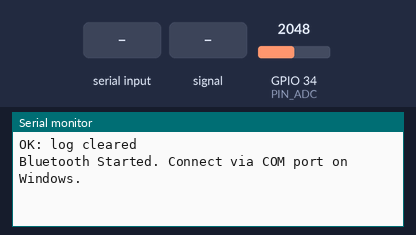
Bench run of a sketch on a simulated ESP32. On the bench: the last lines printed to the serial monitor. The inputs (shaded band) are chosen by the test bench; at power-on: GPIO 34 (PIN_ADC) = 2048 (analog values on the 0–4095 scale). Storage starts empty; nothing arrives over Bluetooth unless stated.

Above: at 1.2 s.
1.3 s: "START\n" received over the second serial link
At 2.4 s:
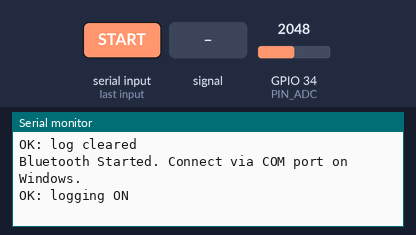
4.3 s: "STOP\n" received over the second serial link
At 4.5 s:
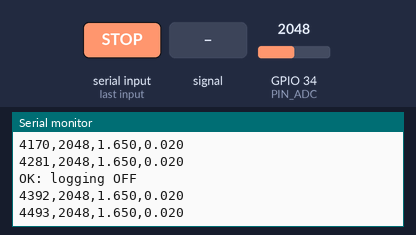
5.8 s: "DUMP\n" received over the second serial link
At 6.03 s:
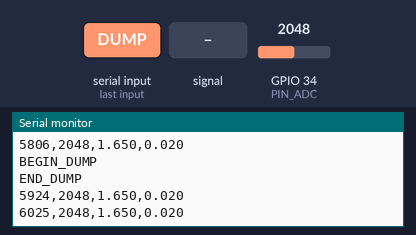
7.3 s: "90,45\n" received over the second serial link
At 7.85 s:
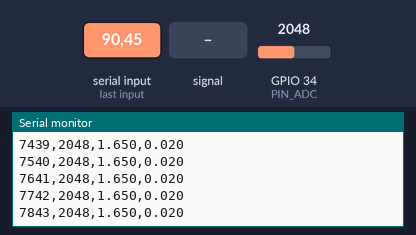
8.8 s: GPIO 34 (PIN_ADC) fed a 200 Hz sine of ±327 counts around its level
At 8.86 s:
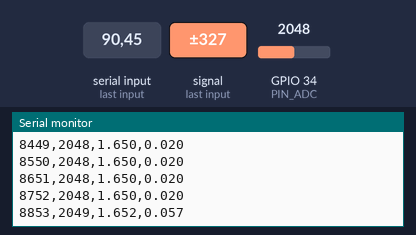
10.3 s: "SENS=90\n" received over the second serial link
At 10.47 s:
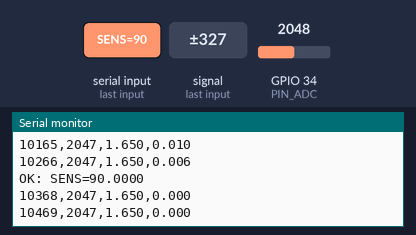
Timing chart, 0 to 12.8 s (numbered marks = the images above; inputs shaded):
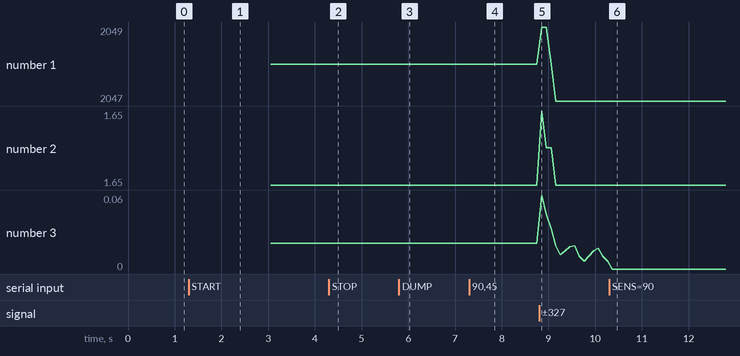

The sketch:

current_test.ino
```cpp
#include <Arduino.h>
#include "BluetoothSerial.h"
#include "SPIFFS.h"

BluetoothSerial SerialBT;

// ===== Hardware setup =====
static const int PIN_ADC = 34;
static const float VREF = 3.3f;
static const int ADC_MAX = 4095;

// ===== Sensor sensitivity =====
static float SENS_V_PER_A = 0.040f;   // 40 mV/A example
static const float ALPHA = 0.10f;     // Filter strength
static const uint32_t ZERO_CAL_MS = 3000;

// Logging
static const char* LOG_PATH = "/log.csv";
static bool logEnabled = true;
static uint32_t logIntervalMs = 100;
static uint32_t lastLogMs = 0;

float filteredRaw = 0;
float zeroRaw = 0;
bool zeroDone = false;
uint32_t t0 = 0;

int readAdcAveraged(int samples = 64) {
  long sum = 0;
  for (int i = 0; i < samples; i++) {
    sum += analogRead(PIN_ADC);
    delayMicroseconds(200);
  }
  return (int)(sum / samples);
}

float rawToVolt(float raw) {
  return (raw / (float)ADC_MAX) * VREF;
}

void btPrintln(const String& s) {
  Serial.println(s);
  if (SerialBT.connected()) { // Only send if a device is connected
    SerialBT.println(s);
  }
}

void appendLogLine(const String& line) {
  File f = SPIFFS.open(LOG_PATH, FILE_APPEND);
  if (!f) return;
  f.println(line);
  f.close();
}

void dumpLogToBT() {
  File f = SPIFFS.open(LOG_PATH, FILE_READ);
  if (!f) {
    btPrintln("ERR: no log file");
    return;
  }

  btPrintln("BEGIN_DUMP");
  while (f.available()) {
    String line = f.readStringUntil('\n');
    SerialBT.println(line);
    delay(5); // Increased delay for Windows buffer stability
  }
  f.close();
  btPrintln("END_DUMP");
}

void clearLog() {
  if (SPIFFS.exists(LOG_PATH)) SPIFFS.remove(LOG_PATH);
  File f = SPIFFS.open(LOG_PATH, FILE_WRITE);
  if (f) {
    f.println("ms,raw,v,currentA");
    f.close();
    btPrintln("OK: log cleared");
  } else {
    btPrintln("ERR: Failed to create log");
  }
}

void handleCommand(String cmd) {
  cmd.trim();
  cmd.toUpperCase();

  if (cmd == "START") { logEnabled = true; btPrintln("OK: logging ON"); }
  else if (cmd == "STOP") { logEnabled = false; btPrintln("OK: logging OFF"); }
  else if (cmd == "CLEAR") { clearLog(); }
  else if (cmd == "DUMP") { dumpLogToBT(); }
  else if (cmd.startsWith("SENS=")) {
    float v = cmd.substring(5).toFloat();
    if (v > 0.0001f) { SENS_V_PER_A = v; btPrintln("OK: SENS=" + String(SENS_V_PER_A, 4)); }
  } else if (cmd.startsWith("RATE=")) {
    int r = cmd.substring(5).toInt();
    if (r >= 20) { logIntervalMs = (uint32_t)r; btPrintln("OK: RATE=" + String(logIntervalMs)); }
  } else {
    btPrintln("CMD? Use: START|STOP|CLEAR|DUMP|SENS=0.040|RATE=100");
  }
}

void setup() {
  Serial.begin(115200);
  pinMode(PIN_ADC, INPUT); // Explicitly set pin mode

  analogReadResolution(12);
  analogSetPinAttenuation(PIN_ADC, ADC_11db);

  if (!SPIFFS.begin(true)) {
    Serial.println("SPIFFS mount failed");
  } else if (!SPIFFS.exists(LOG_PATH)) {
    clearLog();
  }

  // Bluetooth Device Name
  SerialBT.begin("ESP32_CurrentLogger");
  Serial.println("Bluetooth Started. Connect via COM port on Windows.");

  filteredRaw = readAdcAveraged(64);
  t0 = millis();
}

void loop() {
  // 1. Check for Bluetooth Commands
  if (SerialBT.available()) {
    String cmd = SerialBT.readStringUntil('\n');
    handleCommand(cmd);
  }

  // 2. Sampling and Filtering
  int raw = readAdcAveraged(64);
  filteredRaw = (1.0f - ALPHA) * filteredRaw + ALPHA * raw;

  // 3. Zero Calibration Logic
  if (!zeroDone) {
    zeroRaw = (zeroRaw * 0.95f) + (filteredRaw * 0.05f);
    if (millis() - t0 > ZERO_CAL_MS) {
      zeroDone = true;
      btPrintln("Zero DONE. Baseline: " + String(zeroRaw));
    }
  }

  // 4. Data Streaming & Logging
  uint32_t now = millis();
  if (zeroDone && (now - lastLogMs >= logIntervalMs)) {
    lastLogMs = now;
    float v = rawToVolt(filteredRaw);
    float v0 = rawToVolt(zeroRaw);
    float currentA = (v - v0) / SENS_V_PER_A;

    String line = String(now) + "," + String((int)filteredRaw) + "," + String(v, 3) + "," + String(currentA, 3);

    Serial.println(line);
    if (SerialBT.connected()) SerialBT.println(line);
    if (logEnabled) appendLogLine(line);
  }
}
```

Measured:
- after the input at 1.3 s, the serial monitor: prints a new line at once (image 1)
- after the input at 4.3 s, the serial monitor: prints a new line at once (image 2)
- after the input at 5.8 s, the serial monitor: prints a new line at once (image 3)
- after the input at 7.3 s, the serial monitor: prints a new line at once (image 4)
- after the input at 8.8 s, the serial monitor: prints a new line after 0.05 s (image 5)
- after the input at 10.3 s, the serial monitor: prints a new line at once (image 6)
- plotted number 1: 2048 → 2047 after the input at 8.8 s
- plotted number 3: 0.02 → 0.01 after the input at 8.8 s, 0.01 → 0 after the input at 10.3 s
